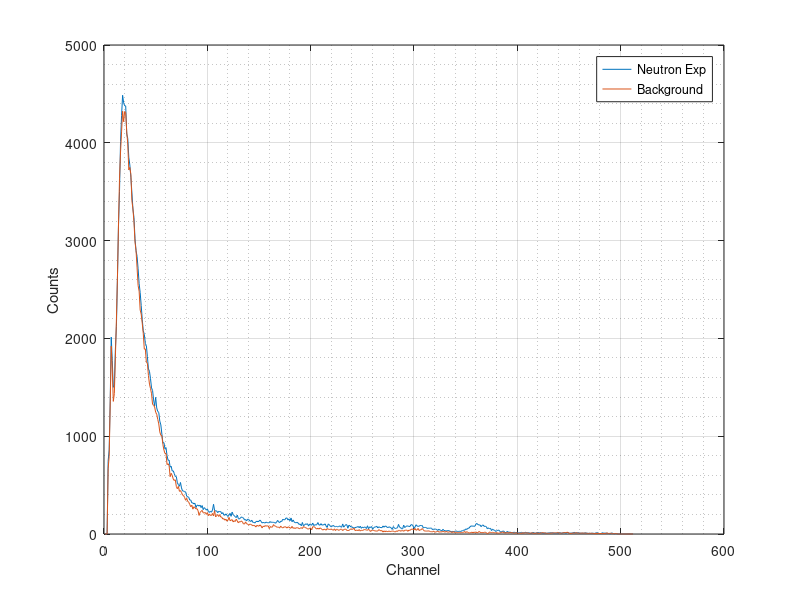
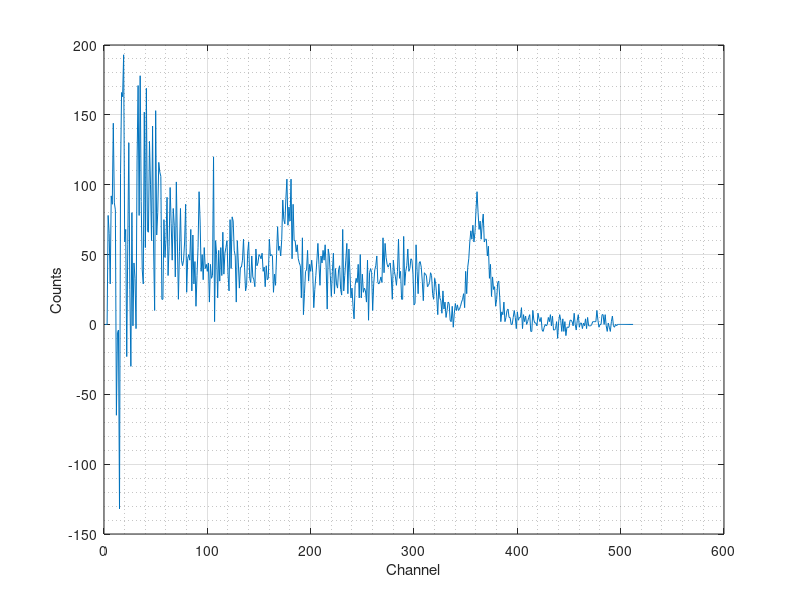

Reproduce these figures in MATLAB, in order.
neutron_exp_count = [0, 0, 0, 745, 860, 1358, 2013, 1773, 1500, 1522, 1885, 2122, 2613, 3146, 3500, 4014, 4278, 4486, 4409, 4379, 4377, 4089, 4045, 3852, 3773, 3648, 3487, 3323, 3235, 3019, 2896, 2839, 2712, 2560, 2468, 2337, 2194, 2079, 2042, 1948, 1925, 1813, 1687, 1664, 1588, 1494, 1467, 1371, 1309, 1397, 1289, 1253, 1242, 1153, 1116, 1022, 932, 934, 871, 884, 801, 754, 756, 684, 693, 644, 646, 618, 588, 587, 522, 505, 488, 527, 471, 440, 440, 432, 431, 388, 380, 375, 347, 347, 318, 318, 308, 314, 270, 294, 294, 285, 295, 270, 291, 249, 270, 260, 244, 257, 231, 221, 233, 223, 245, 304, 241, 235, 237, 218, 232, 229, 229, 206, 219, 193, 192, 206, 191, 179, 194, 211, 181, 224, 198, 189, 177, 168, 193, 158, 153, 164, 175, 168, 164, 143, 148, 133, 152, 149, 134, 128, 141, 119, 120, 112, 126, 131, 126, 131, 142, 129, 113, 118, 116, 113, 122, 116, 115, 116, 126, 119, 120, 119, 118, 110, 121, 139, 124, 116, 131, 128, 151, 146, 146, 162, 165, 143, 155, 135, 164, 125, 144, 124, 116, 116, 120, 110, 97, 102, 84, 118, 83, 92, 104, 98, 105, 81, 102, 97, 89, 112, 86, 95, 91, 97, 117, 93, 90, 106, 90, 94, 95, 104, 80, 67, 103, 96, 81, 72, 83, 89, 75, 75, 78, 73, 76, 83, 75, 69, 103, 70, 84, 96, 94, 59, 90, 83, 72, 74, 63, 63, 63, 70, 70, 77, 64, 80, 58, 72, 62, 72, 69, 56, 84, 53, 73, 66, 76, 48, 65, 72, 72, 79, 62, 74, 67, 66, 65, 82, 69, 81, 79, 68, 66, 74, 68, 62, 47, 76, 63, 55, 60, 64, 98, 70, 66, 53, 53, 91, 66, 76, 83, 81, 78, 76, 94, 96, 85, 56, 72, 95, 81, 79, 79, 88, 85, 87, 61, 67, 67, 65, 56, 61, 58, 61, 59, 43, 49, 51, 50, 45, 36, 49, 41, 37, 32, 48, 36, 34, 31, 32, 35, 34, 28, 21, 27, 24, 24, 30, 30, 26, 26, 28, 24, 33, 32, 40, 38, 52, 46, 58, 58, 71, 82, 80, 83, 78, 82, 103, 107, 95, 94, 91, 75, 88, 92, 77, 79, 75, 53, 63, 54, 59, 35, 51, 40, 39, 26, 33, 37, 41, 28, 18, 26, 29, 29, 14, 15, 25, 23, 15, 21, 12, 15, 14, 19, 14, 12, 17, 10, 13, 15, 17, 11, 14, 14, 19, 11, 14, 13, 12, 4, 9, 16, 14, 6, 11, 11, 16, 10, 12, 14, 8, 10, 6, 12, 7, 7, 12, 10, 14, 11, 14, 9, 8, 9, 11, 7, 14, 14, 12, 5, 14, 10, 15, 6, 15, 15, 6, 10, 8, 10, 10, 17, 9, 11, 12, 15, 7, 10, 8, 9, 8, 9, 13, 6, 10, 5, 8, 5, 9, 7, 8, 5, 11, 13, 11, 4, 4, 5, 11, 12, 6, 11, 7, 7, 6, 4, 2, 10, 9, 4, 1, 5, 4, 0, 0, 0, 0, 0, 0, 0, 0, 0, 0, 0, 0, 0, 0, 0, 0];
background_data = [0, 0, 0, 667, 795, 1329, 1921, 1687, 1356, 1435, 1803, 2187, 2619, 3150, 3632, 3906, 4112, 4323, 4216, 4320, 4309, 4112, 3988, 3722, 3748, 3678, 3407, 3324, 3191, 2986, 2899, 2722, 2541, 2482, 2290, 2249, 2155, 2050, 1890, 1893, 1756, 1746, 1621, 1533, 1488, 1434, 1325, 1317, 1299, 1244, 1225, 1173, 1126, 1044, 1010, 1004, 914, 859, 823, 823, 710, 719, 700, 586, 621, 598, 563, 547, 554, 485, 463, 487, 436, 444, 425, 398, 394, 373, 345, 365, 333, 325, 301, 279, 294, 254, 279, 269, 257, 259, 239, 190, 221, 232, 241, 217, 215, 220, 201, 219, 187, 205, 190, 190, 210, 184, 239, 175, 187, 199, 179, 198, 174, 171, 153, 157, 141, 151, 131, 143, 170, 136, 141, 147, 124, 136, 128, 152, 133, 114, 127, 123, 134, 122, 103, 102, 124, 105, 101, 90, 101, 98, 92, 85, 88, 85, 72, 89, 82, 81, 93, 82, 62, 80, 75, 86, 80, 84, 82, 55, 77, 69, 71, 96, 82, 82, 71, 69, 71, 60, 82, 67, 62, 71, 74, 72, 61, 72, 71, 61, 60, 78, 58, 64, 56, 64, 63, 63, 53, 60, 65, 56, 76, 70, 66, 59, 52, 50, 59, 59, 43, 75, 74, 70, 56, 51, 59, 50, 62, 57, 46, 41, 49, 47, 39, 56, 49, 47, 46, 52, 45, 38, 53, 35, 49, 47, 37, 41, 50, 48, 35, 46, 49, 50, 36, 37, 36, 46, 53, 48, 50, 59, 35, 37, 40, 34, 45, 30, 39, 36, 39, 46, 45, 40, 38, 50, 36, 26, 39, 38, 36, 33, 30, 30, 32, 45, 36, 32, 35, 20, 32, 23, 31, 25, 25, 31, 24, 28, 29, 30, 25, 21, 32, 26, 37, 37, 28, 35, 35, 28, 38, 38, 41, 27, 40, 36, 47, 50, 49, 42, 57, 38, 43, 57, 35, 43, 44, 56, 44, 30, 31, 30, 29, 33, 28, 24, 24, 21, 31, 18, 21, 25, 29, 20, 22, 20, 24, 24, 25, 18, 26, 22, 19, 19, 25, 19, 14, 26, 16, 15, 20, 12, 16, 17, 11, 17, 14, 18, 26, 14, 24, 17, 11, 12, 15, 19, 12, 19, 16, 21, 12, 15, 26, 17, 14, 16, 13, 18, 18, 14, 4, 7, 21, 16, 15, 17, 15, 12, 13, 15, 7, 10, 9, 16, 17, 22, 13, 12, 10, 15, 12, 10, 16, 12, 15, 9, 9, 9, 15, 8, 7, 8, 10, 5, 14, 7, 12, 13, 11, 12, 8, 5, 9, 14, 6, 11, 5, 10, 12, 8, 6, 10, 9, 12, 15, 8, 12, 8, 7, 7, 8, 7, 12, 8, 13, 12, 12, 9, 17, 12, 7, 9, 10, 10, 15, 13, 14, 17, 17, 8, 7, 5, 8, 11, 9, 9, 15, 9, 8, 9, 9, 7, 12, 7, 10, 9, 9, 5, 6, 9, 6, 9, 5, 6, 3, 9, 3, 8, 6, 4, 5, 4, 5, 6, 4, 8, 12, 5, 6, 7, 8, 3, 5, 3, 5, 5, 0, 0, 0, 0, 0, 0, 0, 0, 0, 0, 0, 0, 0, 0, 0, 0];
x_axis = [1:512];
h1 = plot(x_axis, neutron_exp_count);
hold on
h2 = plot(x_axis, background_data);
xlabel('Channel')
ylabel('Counts')
grid on
grid minor
legend([h1 h2],{'Neutron Exp','Background'});
figure;
h3 = plot (x_axis, neutron_exp_count-background_data);
xlabel('Channel')
ylabel('Counts')
grid on
grid minor